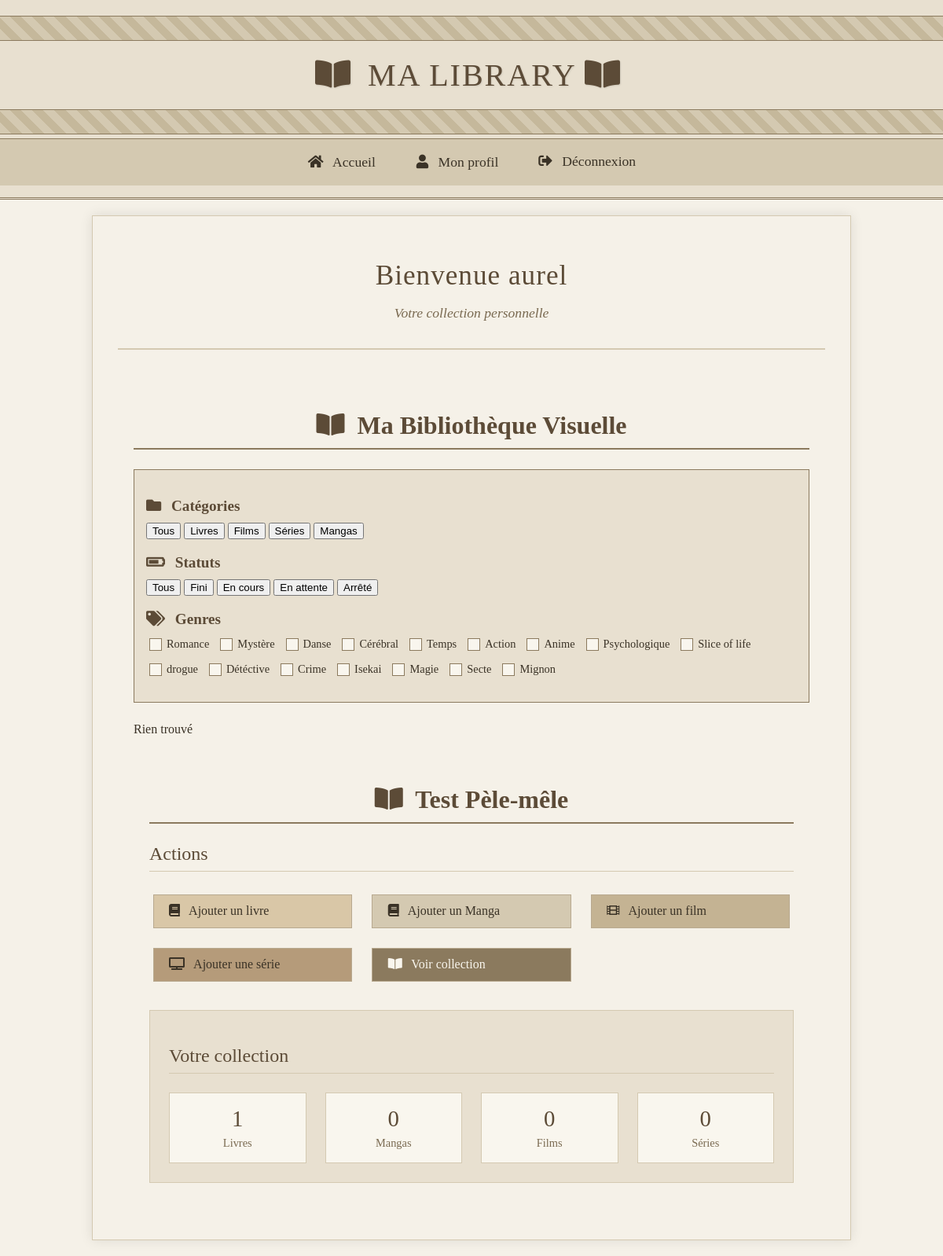
/profile/ (signed in), run on the app's committed database.
### media/models.py (models this page shows, shortened)
class Genre(models.Model):
    name = models.CharField(max_length=100, unique=True)

### media/views.py (the view)
# urls.py: path('profile/', views.profile, name='profile'),
@login_required
def profile(request):
    books = Book.objects.filter(user=request.user)
    series = Series.objects.filter(user=request.user)
    movies = Movie.objects.filter(user=request.user)
    mangas = Manga.objects.filter(user=request.user)
    all_genres = Genre.objects.all()
    num_books = books.count()
    num_series = series.count()
    num_movies = movies.count()
    num_mangas = mangas.count()
    all_items = list(books) + list(movies) + list(series)+ list(mangas)
    for book in books:
        book.model_name = 'book'
    for serie in series:
        serie.model_name = 'series'
    for movie in movies:
        movie.model_name = 'movie'
    for manga in mangas:
        manga.model_name = 'manga'
    for item in all_items:
        rate = getattr(item, 'global_rate', 100)
        if rate is None:
            rate = 100
        rate = int(rate)
        item.display_size = max(50, min(rate, 250))
    return render(request, 'media/profile.html', {
        'books': books,
        'series': series,
        'movies': movies,
        'mangas': mangas,
        'num_books': num_books,
        'num_series': num_series,
        'num_movies': num_movies,
        'num_mangas': num_mangas,
        'all_genres': all_genres,
        'items': all_items
    })

### templates/media/profile.html (shortened to what this page needs)
{% extends "base.html" %}
{% block content %}
  <div class="vintage-container">
    <div class="vintage-header">
      <h1>Bienvenue {{ user.username }}</h1>
      <p class="vintage-subtitle">Votre collection personnelle</p>
    </div>
    <div class="vintage-library-container">
    <h2 class="vintage-library-title">
        <i class="fas fa-book-open"></i> Ma Bibliothèque Visuelle
    </h2>
    <div id="filters" class="vintage-filters">
        <div class="vintage-filter-group">
            <h3 class="vintage-filter-title"><i class="fas fa-folder"></i> Catégories</h3>
            <div id="category-filters" class="vintage-btn-group">
		            <button class="vintage-filter-btn filter-btn active" data-category="all" onclick="filterItems()">Tous</button>
                <button class="vintage-filter-btn filter-btn" data-category="book" onclick="filterItems()">Livres</button>
                <button class="vintage-filter-btn filter-btn" data-category="movie" onclick="filterItems()">Films</button>
                <button class="vintage-filter-btn filter-btn" data-category="series" onclick="filterItems()">Séries</button>
		            <button class="vintage-filter-btn filter-btn" data-category="manga" onclick="filterItems()">Mangas</button>
            </div>
        </div>
        <div class="vintage-filter-group">
            <h3 class="vintage-filter-title"><i class="fas fa-battery-three-quarters"></i> Statuts</h3>
            <div id="statut-filters" class="vintage-btn-group">
		            <button class="vintage-filter-btn statut-btn active" data-statut="all" onclick="filterItems()">Tous</button>
                <button class="vintage-filter-btn statut-btn" data-statut="Fini" onclick="filterItems()">Fini</button>
                <button class="vintage-filter-btn statut-btn" data-statut="En cours" onclick="filterItems()">En cours</button>
                <button class="vintage-filter-btn statut-btn" data-statut="En attente" onclick="filterItems()">En attente</button>
                <button class="vintage-filter-btn statut-btn" data-statut="Arrêté" onclick="filterItems()">Arrêté</button>
            </div>
        </div>
        <div class="vintage-filter-group">
            <h3 class="vintage-filter-title"><i class="fas fa-tags"></i> Genres</h3>
            <div id="genre-filters" class="vintage-checkbox-group">
                {% for genre in all_genres %}
                <label class="vintage-genre-label">
                    <input type="checkbox" class="vintage-genre-checkbox genre-checkbox" value="{{ genre.name }}" onchange="filterItems()">
                    <span class="vintage-genre-text">{{ genre.name }}</span>
                </label>
                {% endfor %}
            </div>
        </div>
    </div>
<div class="vintage-library-container">
    <h2 class="vintage-library-title">
        <i class="fas fa-book-open"></i> Test Pèle-mêle
    </h2>
    <div class="vintage-actions">
      <h2 class="vintage-section-title">Actions</h2>
      <div class="action-buttons">
        <a href="{% url 'add_book' %}" class="vintage-button book-btn">
          <i class="fas fa-book"></i> Ajouter un livre
        </a>
	      <a href="{% url 'add_manga' %}" class="vintage-button Manga-btn">
          <i class="fas fa-book"></i> Ajouter un Manga
        </a>
        <a href="{% url 'add_movie' %}" class="vintage-button movie-btn">
          <i class="fas fa-film"></i> Ajouter un film
        </a>
        <a href="{% url 'add_series' %}" class="vintage-button series-btn">
          <i class="fas fa-tv"></i> Ajouter une série
        </a>
        <a href="{% url 'library' %}" class="vintage-button library-btn">
          <i class="fas fa-book-open"></i> Voir collection
        </a>
      </div>
    </div>
    <div class="vintage-stats">
      <h2 class="vintage-section-title">Votre collection</h2>
      <div class="stats-grid">
        <div class="vintage-stat">
          <span class="stat-number">{{ num_books }}</span>
          <span class="stat-label">Livres</span>
        </div>
	<div class="vintage-stat">
          <span class="stat-number">{{ num_mangas }}</span>
          <span class="stat-label">Mangas</span>
        </div>
        <div class="vintage-stat">
          <span class="stat-number">{{ num_movies }}</span>
          <span class="stat-label">Films</span>
        </div>
        <div class="vintage-stat">
          <span class="stat-number">{{ num_series }}</span>
          <span class="stat-label">Séries</span>
        </div>
      </div>
    </div>
  </div>
  <link rel="stylesheet" href="https://cdnjs.cloudflare.com/ajax/libs/font-awesome/5.15.4/css/all.min.css">
{% endblock %}

### static/style.css (style rules this page uses)
body { margin: 0; font-family: 'Times New Roman', serif; background-color: #f5f1e8; color: #3a3226; }
.vintage-library-container { max-width: 1200px; margin: 0 auto; padding: 20px; background-color: #f5f1e8; font-family: 'Times New Roman', serif; }
.vintage-library-title { color: #5c4b37; text-align: center; margin-bottom: 25px; font-size: 2rem; border-bottom: 2px solid #8b7a5e; padding-bottom: 10px; }
.vintage-filters { background-color: #e8e0d0; padding: 15px; border: 1px solid #8b7a5e; margin-bottom: 25px; }
.vintage-filter-group { margin-bottom: 15px; }
.vintage-filter-title { color: #5c4b37; font-size: 1.2rem; margin-bottom: 10px; }
.vintage-checkbox-group { display: flex; flex-wrap: wrap; gap: 10px; }
.vintage-genre-label { display: flex; align-items: center; cursor: pointer; }
.vintage-genre-checkbox { appearance: none; width: 16px; height: 16px; border: 1px solid #8b7a5e; background-color: #f9f6ee; margin-right: 6px; position: relative; cursor: pointer; }
.vintage-genre-text { color: #3a3226; font-size: 0.9rem; }
.vintage-container { max-width: 900px; margin: 0 auto; padding: 2rem; background-color: #f5f1e8; font-family: 'Times New Roman', serif; color: #3a3226; border: 1px solid #d4c9b1; box-shadow: 0 0 15px rgba(0,0,0,0.1); }
.vintage-header { text-align: center; margin-bottom: 2rem; padding-bottom: 1rem; border-bottom: 2px solid #d4c9b1; }
.vintage-header h1 { font-size: 2.2rem; color: #5c4b37; margin-bottom: 0.5rem; font-weight: normal; letter-spacing: 1px; }
.vintage-subtitle { font-size: 1.1rem; color: #7a6a51; font-style: italic; }
.vintage-button { display: inline-block; padding: 0.7rem 1.2rem; margin: 0.3rem; border: 1px solid #b8a98f; background-color: #d4c9b1; color: #3a3226; text-decoration: none; font-family: 'Times New Roman', serif; font-size: 1rem; cursor: pointer; transition: all 0.3s ease; }
.vintage-actions { margin-bottom: 2rem; }
.vintage-section-title { font-size: 1.5rem; color: #5c4b37; border-bottom: 1px solid #d4c9b1; padding-bottom: 0.5rem; margin-bottom: 1.5rem; font-weight: normal; }
.action-buttons { display: grid; grid-template-columns: repeat(auto-fit, minmax(200px, 1fr)); gap: 1rem; }
.book-btn { background-color: #d9c7a7; }
.movie-btn { background-color: #c4b393; }
.series-btn { background-color: #b59b7a; }
.library-btn { background-color: #8b7a5e; color: #f9f6ee; }
.vintage-stats { padding: 1.5rem; background-color: #e8e0d0; border: 1px solid #d4c9b1; }
.stats-grid { display: grid; grid-template-columns: repeat(auto-fit, minmax(100px, 1fr)); gap: 1.5rem; }
.vintage-stat { text-align: center; padding: 1rem; background-color: #f9f6ee; border: 1px solid #d4c9b1; }
.stat-number { display: block; font-size: 1.8rem; color: #5c4b37; margin-bottom: 0.3rem; }
.stat-label { font-size: 0.9rem; color: #7a6a51; }
.fas { margin-right: 0.5rem; }

### data on the page
Genre: name "Romance"
Genre: name "Mystère"
Genre: name "Danse"
Genre: name "Cérébral"
Genre: name "Temps"
Genre: name "Action"
Genre: name "Anime"
Genre: name "Psychologique"
Genre: name "Slice of life"
Genre: name "drogue"
Genre: name "Détéctive"
Genre: name "Crime"
Genre: name "Isekai"
Genre: name "Magie"
Genre: name "Secte"
Genre: name "Mignon"

### other printed values
{{ user.username }} "aurel"
{{ num_books }} "1"
{{ num_mangas }} "0"
{{ num_movies }} "0"
{{ num_series }} "0"
